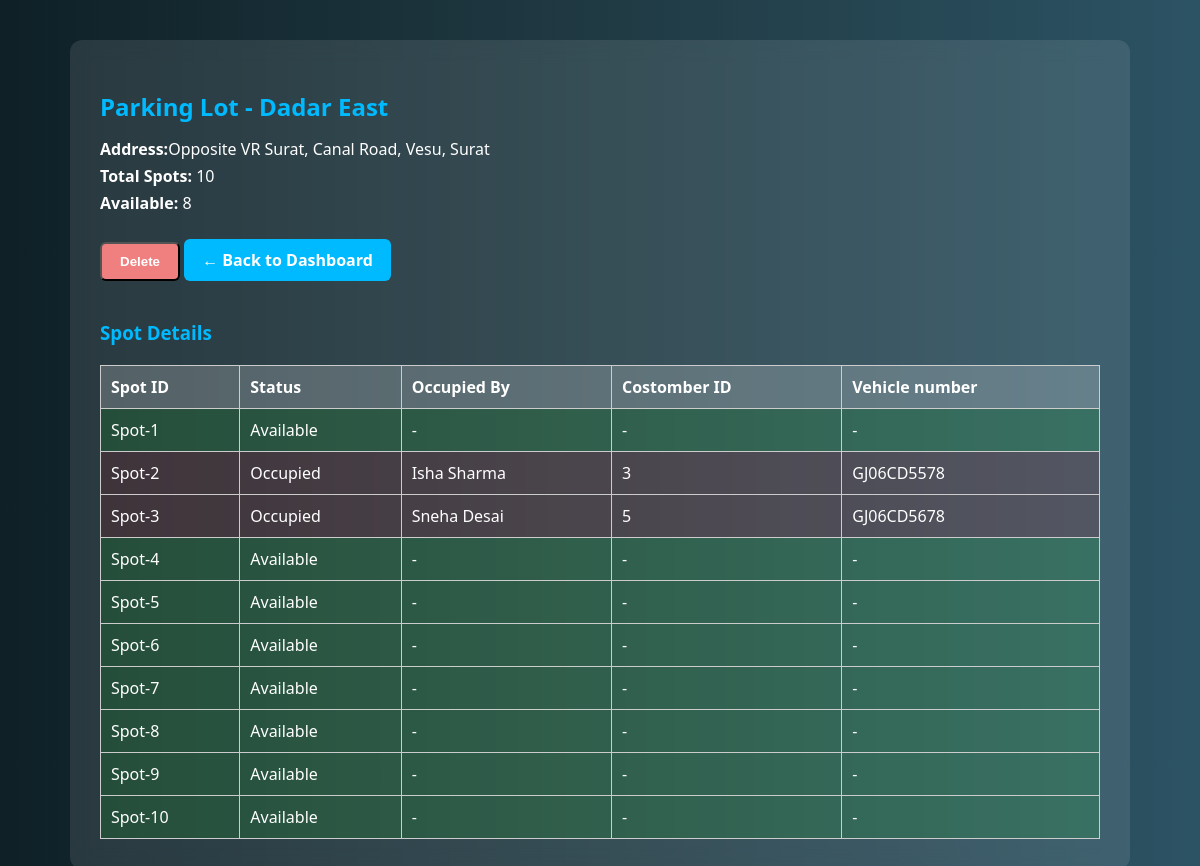
The app's page /view_lot/3 with its own data.
### app.py (models this page shows, shortened)
class Parking_lot(db.Model):
    __tablename__ = 'parking_lot'
    id = db.Column(db.Integer, primary_key=True, autoincrement=True)
    parking_lot_name = db.Column(db.String(100), nullable=False,)
    address = db.Column(db.String(150), nullable=False)
    pin_code = db.Column(db.String(6), nullable=False)
    price_per_hour =db.Column(db.Integer, nullable = False)
    total_capacity = db.Column(db.Integer, nullable = False)
    avilable_capacity = db.Column(db.Integer, nullable = False)
    spots = db.relationship("ParkingSpot", back_populates = 'lot')

class ParkingSpot(db.Model):
    __tablename__ = 'parking_spot'
    id = db.Column(db.Integer, primary_key=True)
    lot_id = db.Column(db.Integer, db.ForeignKey('parking_lot.id'), nullable=False)
    spot_number = db.Column(db.String(10), nullable=False)
    is_occupied = db.Column(db.Boolean, default=False)
    user_id = db.Column(db.Integer, db.ForeignKey('users.id'), nullable=True)
    user = db.relationship('User', backref='occupied_spots')
    vehicle_number = db.Column(db.String(20), nullable=True)
    start_time = db.Column(db.DateTime, nullable=True)
    end_time = db.Column(db.DateTime, nullable=True)
    lot = db.relationship('Parking_lot', back_populates='spots')

class User(db.Model):
    __tablename__ = 'users'
    id = db.Column(db.Integer, primary_key=True, autoincrement=True)
    email = db.Column(db.String(80), nullable=False, unique=True)
    password = db.Column(db.String(30), nullable=False)
    name = db.Column(db.String(30), nullable=False)
    address = db.Column(db.String(100), nullable=False)
    pin_code = db.Column(db.String(6), nullable=False)
    is_admin = db.Column(db.Boolean, default=False)

### app.py (the view)
@app.route('/view_lot/<int:lot_id>')
def view_lot(lot_id):
    lot = Parking_lot.query.get_or_404(lot_id)
    spots = ParkingSpot.query.filter_by(lot_id=lot_id).all()
    return render_template('view_parking.html', lot=lot, spots=spots)

### templates/view_parking.html (shortened to what this page needs)
<!DOCTYPE html>
<html lang="en">
<head>
</head>
<body>
  <div class="container">
    <h2>Parking Lot - Dadar East</h2>
    <div class="lot-details">
      <p><strong>Address:</strong>{{ lot.address }}</p>
      <p><strong>Total Spots:</strong> {{ lot.total_capacity }}</p>
      <p><strong>Available:</strong> {{ lot.avilable_capacity }}</p>
      <form action="{{ url_for('delete_lot', lot_id=lot.id) }}" method="post" style="display:inline;">
          <button type="submit" class="btn btn-delete">Delete</button>
      </form>
      <a href="{{ url_for('admin_dashboard') }}"  class="btn btn-back">← Back to Dashboard</a>
    </div>
    <h3>Spot Details</h3>
    <table class="spot-table">
      <thead>
        <tr>
          <th>Spot ID</th>
          <th>Status</th>
          <th>Occupied By</th>
          <th>Costomber ID</th>
          <th>Vehicle number</th>
        </tr>
      </thead>
      {% for spot in spots %}
            {% if spot.is_occupied %}
              <tr class="occupied-row">
                <td>{{ spot.spot_number }}</td>
                <td>Occupied</td>
                <td>{{ spot.user.name }}</td>
                <td>{{ spot.user.id }}</td>
                <td>{{ spot.vehicle_number}}</td>
              </tr>
            {% else %}
                <tr class="available-row">
                  <td>{{ spot.spot_number }}</td>
                  <td>Available</td>
                  <td>-</td>
                  <td>-</td>
                  <td>-</td>
                </tr>
            {% endif %}
      {% endfor %}
    </table>
  </div>
</body>
</html>

### templates/view_parking.html (style rules this page uses)
body { margin: 0; font-family: 'Segoe UI', Tahoma, Geneva, Verdana, sans-serif; background: linear-gradient(to right, #0f2027, #203a43, #2c5364); color: white; }
.container { max-width: 1000px; margin: 40px auto; padding: 30px; background: rgba(255, 255, 255, 0.1); border-radius: 12px; backdrop-filter: blur(10px); }
h2, h3 { color: #00baff; margin-bottom: 15px; }
.lot-details p { margin: 5px 0; }
.btn { padding: 10px 18px; border-radius: 6px; text-decoration: none; color: white; font-weight: bold; display: inline-block; margin: 20px 0; }
.btn-delete { background-color: #f08080; }
.spot-table { width: 100%; border-collapse: collapse; margin-top: 20px; }
.spot-table th, .spot-table td { padding: 10px; border: 1px solid #ccc; text-align: left; }
.spot-table th { background-color: rgba(255, 255, 255, 0.2); }
.occupied-row { background-color: rgba(255, 0, 0, 0.1); }
.available-row { background-color: rgba(0, 255, 0, 0.1); }
.btn-back { background-color: #00baff; color: white; }

### records on screen
Parking_lot: address "Opposite VR Surat, Canal Road, Vesu, Surat", total_capacity "10", avilable_capacity "8"
ParkingSpot: spot_number "Spot-1"
ParkingSpot: spot_number "Spot-2", user.name "Isha Sharma", user.id "3", vehicle_number "GJ06CD5578"
ParkingSpot: spot_number "Spot-3", user.name "Sneha Desai", user.id "5", vehicle_number "GJ06CD5678"
ParkingSpot: spot_number "Spot-4"
ParkingSpot: spot_number "Spot-5"
ParkingSpot: spot_number "Spot-6"
ParkingSpot: spot_number "Spot-7"
ParkingSpot: spot_number "Spot-8"
ParkingSpot: spot_number "Spot-9"
ParkingSpot: spot_number "Spot-10"
